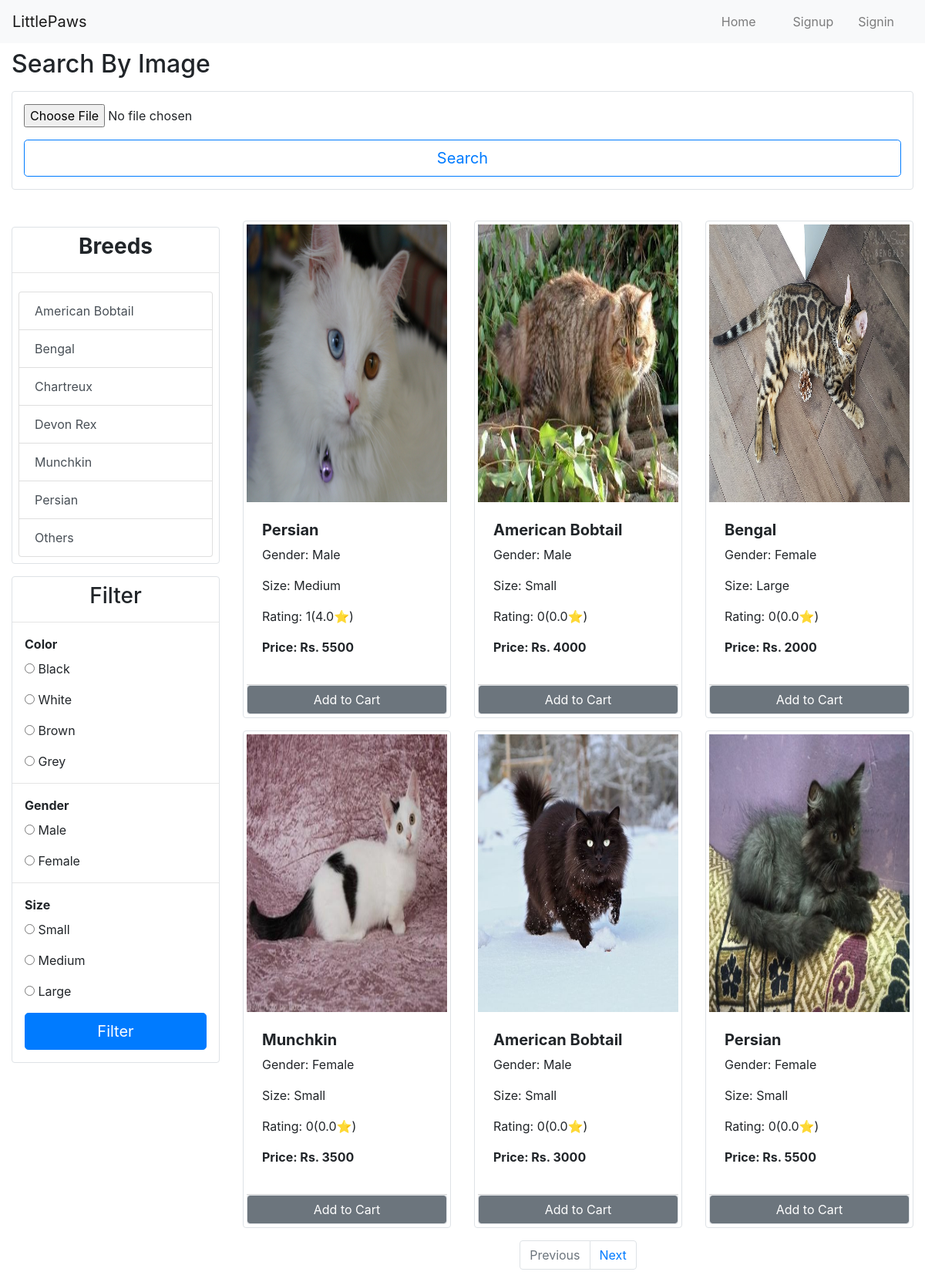
The page / on the database its author committed.
### store/models/filter.py (models this page shows, shortened)
class Filter(models.Model):
    breed=models.CharField(max_length=30)
    @staticmethod
    def get_all_catagories():
        return Filter.objects.all()
    class Meta:
        db_table = "filter"

### store/models/catalog.py (models this page shows, shortened)
class Catalog(models.Model):
    image = ImageField()
    name = models.CharField(max_length=50)
    price = models.CharField(max_length=20)
    gender = models.CharField(max_length=20)
    seller = models.CharField(max_length=20)
    description = models.CharField(max_length=20)
    size = models.CharField(max_length=20)
    color = models.CharField(max_length=20)
    ears = models.CharField(max_length=20)
    breed = models.ForeignKey(Filter, on_delete=models.CASCADE,default=1)
    totalratings = models.IntegerField(default=0)
    star1 = models.IntegerField(default=0)
    star2 = models.IntegerField(default=0)
    star3 = models.IntegerField(default=0)
    star4 = models.IntegerField(default=0)
    star5 = models.IntegerField(default=0)
    ratings = models.FloatField(default=0.0)
    @staticmethod
    def get_all_catalog():
        return Catalog.objects.all()
    class Meta:
        db_table = "catalog"

### store/views/home.py (the view, shortened to what this page needs)
# urls.py: 2. Add a URL to urlpatterns:  path('', Home.as_view(), name='home')
class Home(View):
    def get(self, request):
        cart = request.session.get('cart')
        if not cart:
            request.session['cart'] = {}
        products = None
        filter = Filter.get_all_catagories()
        filterid = request.GET.get('breed')
        if filterid:
            products = Catalog.get_all_catalog_by_id(filterid)
        else:
            products = Catalog.get_all_catalog()
        paginator = Paginator(products,6)
        page_number=request.GET.get('page')
        productDataFinal=paginator.get_page(page_number)
        data = {}
        data['products'] = productDataFinal   #products
        data['catagory'] = filter
        print ("You are : ", request.session.get('session_name'))
        return render(request, 'home.html',data)

### store/templates/home.html (shortened to what this page needs)
{% extends 'base1.html' %} {% block content %}
{% load cart %}
<div class="container-fluid mt-3">
    <br>
    <br>
    <h2>Search By Image</h2>
    <div class="border rounded mt-3">
        <form method="post" enctype = "multipart/form-data" action="{% url 'homepage' %}">
            <div class="row mt-3 mx-auto">
                <div class="form-group col-lg-12">
                <input type="file" class="form-control-file" name="search_image" />
              </div>
            </div class="">
                <div class="form-group col-lg-12">
                  <button
                    type="submit" name="search"
                    class="btn btn-outline-primary btn-lg btn-block mx-auto"
                  >
                    Search
                  </button>
                </div>
        </form>
    </div>
    <div class="row">
        <div class="col-lg-3 mx-auto mt-5">
            <div class="border rounded">
            <h3 class="text-center font-weight-bold mt-2">Breeds</h3><hr>
            <ul class="list-group p-2">
                {% for filter in catagory %}
                <a href="/?breed={{filter.id}}" class="list-group-item list-group-item-action">
                    {{filter.breed}}</a>
                {%endfor%}
            </ul>
            </div>
            <div class="border rounded mt-3">
                <h3 class="text-center mt-2">Filter</h3><hr>
                <form method="post" action="{% url 'homepage' %}">
                    <label class="pl-3 font-weight-bold">Color</label>
                    <div class="ml-3">
                        <div class="form-group"> <input type="radio" value="black" name="color"> Black </div>
                        <div class="form-group"> <input type="radio" name="color" value="white"> White </div>
                        <div class="form-group"> <input type="radio" name="color" value="brown"> Brown </div>
                        <div class="form-group"> <input type="radio" name="color" value="grey"> Grey </div>
                    </div><hr>
                    <label class="pl-3 font-weight-bold">Gender</label>
                    <div class="ml-3">
                        <div class="form-group"> <input type="radio" id="male" value="Male" name="gender"> Male </div>
                        <div class="form-group"> <input type="radio" id="female" value="Female" name="gender"> Female </div>
                    </div><hr>
                    <label class="pl-3 font-weight-bold">Size</label>
                    <div class="ml-3">
                        <div class="form-group"> <input type="radio" id="audlt" value="Small" name="age"> Small </div>
                        <div class="form-group"> <input type="radio" id="kitten" value="Medium" name="age"> Medium </div>
                        <div class="form-group"> <input type="radio" id="kitten" value="Large" name="age"> Large </div>
                    </div>
                    <div class="m-3">
                        <button type="submit" name="filter" class="btn btn-primary btn-lg btn-block">Filter</button>
                </form>
            </div>
        </div>
    </div>
    <div id='products' class="col-lg-9 mx-auto mt-4">
        <div class="row pt-3">
            {% for product in products%}
            <div class="col-sm-4 pb-3" id="{{product.id}}">
                <div class="img-thumbnail">
                    <img height="360px" class="w-100 img-responsive" src="{{product.image.url}}" alt="Card image cap">
                    <div class="card-body">
                        <h5 class="font-weight-bold pt-1 rounded">{{product.name}}</h5>
                        <p class="card-text">Gender: {{product.gender}}</p>
                        <p class="card-text">Size: {{product.size}}</p>
                        <p class="card-text">Rating: {{product.totalratings}}({{product.ratings|floatformat:1}}⭐)</p>
                        <p class="font-weight-bold rounded">Price: Rs. {{product.price}}</p>
                    </div>
                    <div class="card-footer p-0 no-gutters">
                        {% if product|is_in_cart:request.session.session_cart %}
                        <div class="row no-gutters">
                            <form action="/#{{product.id}}" method="POST" class="col-2">
                                {% csrf_token %}
                                <input hidden type="text" name="product" value='{{product.id}}'>
                                <input hidden type="text" name="remove" value='True'>
                                <input type="submit" value=" - " class="btn btn-block btn-secondary">
                            </form>
                            <div class="text-center col mt-2">{{product|cart_quantity:request.session.session_cart}} in
                                Cart</div>
                            <form action="/#{{product.id}}" method="POST" class="col-2">
                                {% csrf_token %}
                                <input hidden type="text" name="product" value='{{product.id}}'>
                                <input type="submit" name="cart" value=" + " class="btn btn-block btn-secondary">
                            </form>
                        </div>
                        {% else %}
                        <form action="/#{{product.id}}" method="POST" class="btn-block">
                            <input type="submit" class="btn btn-secondary border form-control" value="Add to Cart" />
                        </form>
                        {% endif %}
                    </div>
                </div>
            </div>
            {%endfor%}
        </div>
        <nav aria-label="Page navigation example">
            <ul class="pagination justify-content-center">
                {% if products.has_previous %}
                    <li class="page-item">
                        <a class="page-link" href="?page={{products.previous_page_number}}" tabindex="-1">Previous</a>
                    </li>
                    <li class="page-item"><a class="page-link" href="?page=1">Main Page</a></li>
                {% else %}
                    <li class="page-item disabled">
                        <a class="page-link" href="#" tabindex="-1">Previous</a>
                    </li>
                {% endif %}
                {% if products.has_next %}
                    <li class="page-item">
                        <a class="page-link" href="?page={{products.next_page_number}}">Next</a>
                    </li>
                {% else %}
                    <li class="page-item disabled">
                        <a class="page-link" href="#">Next</a>
                    </li>
                {% endif %}
            </ul>
        </nav>
    </div>
</div>
{% endblock %}

### store/templates/base1.html (shortened to what this page needs)
<!DOCTYPE html>
<html lang="en">
  <head>
    <link
      rel="stylesheet"
      href="https://maxcdn.bootstrapcdn.com/bootstrap/4.0.0/css/bootstrap.min.css"
    />
  </head>
  <body>
    <nav class="navbar fixed-top navbar-expand-lg navbar-light bg-light">
  <a class="navbar-brand" href="home">LittlePaws</a>
    <ul class="navbar-nav my-2 my-lg-0">
      <li class="nav-item  mr-3">
        <a class="nav-link" href="home">Home <span class="sr-only">(current)</span></a>
      </li>
      {% if request.session.session_email %}
      <li class="nav-item  mr-3">
        {% if request.session.session_cart %}
        <a class="nav-link" href="cart">Cart
          <span class="badge badge-info">
            {{request.session.session_cart.keys|length}}
        </span>
          <span class="sr-only">(current)</span></a>
          {%endif%}
      </li>
      <li class="nav-item  mr-3">
        <a class="nav-link" href="orders">Orders <span class="sr-only">(current)</span></a>
      </li>
      <li class="nav-item dropdown mr-3">
        <a class="nav-link dropdown-toggle" href="#" id="navbarDropdown" role="button" data-toggle="dropdown" aria-haspopup="true" aria-expanded="false">
          Profile
        </a>
        <div class="dropdown-menu" aria-labelledby="navbarDropdown">
          <a class="dropdown-item" href="editprofile">Edit Profile</a>
          <a class="dropdown-item" href="logout">Logout</a>
      </li>
      {% else %}
      <li class="nav-item  mr-3">
        <a class="nav-link" href="signup">Signup</a>
      </li>
      <li class="nav-item  mr-3">
        <a class="nav-link" href="signin">Signin<span class="sr-only">(current)</span></a>
      </li>
      {% endif %}
    </ul>
</nav>
    {% block content %}{% endblock  %}
  </body>
</html>

### rows shown on the page
Filter: breed "American Bobtail"
Filter: breed "Bengal"
Filter: breed "Chartreux"
Filter: breed "Devon Rex"
Filter: breed "Munchkin"
Filter: breed "Persian"
Filter: breed "Others"
Catalog: image (picture), name "Persian", gender "Male", size "Medium", totalratings "1", ratings "4.0", price "5500"
Catalog: image (picture), name "American Bobtail", gender "Male", size "Small", totalratings "0", ratings "0.0", price "4000"
Catalog: image (picture), name "Bengal", gender "Female", size "Large", totalratings "0", ratings "0.0", price "2000"
Catalog: image (picture), name "Munchkin", gender "Female", size "Small", totalratings "0", ratings "0.0", price "3500"
Catalog: image (picture), name "American Bobtail", gender "Male", size "Small", totalratings "0", ratings "0.0", price "3000"
Catalog: image (picture), name "Persian", gender "Female", size "Small", totalratings "0", ratings "0.0", price "5500"
